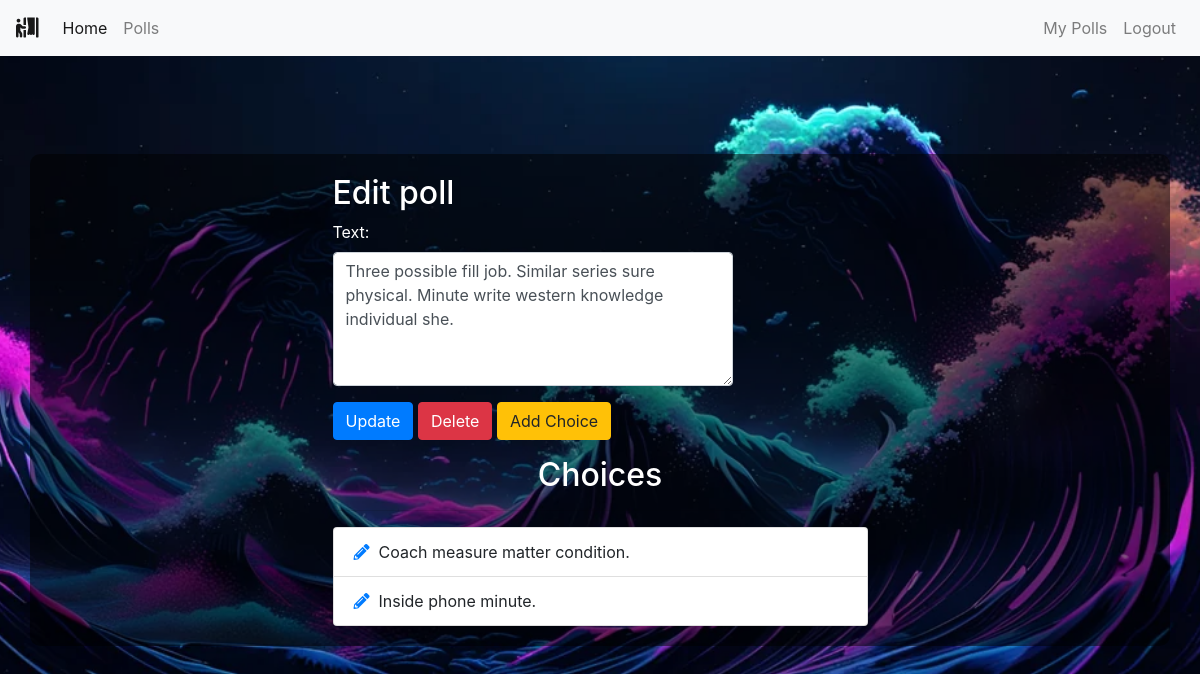
Page /polls/edit/1/ (signed in) on the committed database.
### polls/models.py (models this page shows, shortened)
class Poll(models.Model):
    owner = models.ForeignKey(User, on_delete=models.CASCADE)
    text = models.TextField()
    pub_date = models.DateTimeField(default=timezone.now)
    active = models.BooleanField(default=True)
    created_at = models.DateTimeField(auto_now_add=True)

class Choice(models.Model):
    poll = models.ForeignKey(Poll, on_delete=models.CASCADE)
    choice_text = models.CharField(max_length=255)
    created_at = models.DateTimeField(auto_now_add=True)
    updated_at = models.DateTimeField(auto_now=True)

### polls/views.py (the view)
# urls.py: path('edit/<int:poll_id>/', views.polls_edit, name='edit'),
@login_required
def polls_edit(request, poll_id):
    poll = get_object_or_404(Poll, pk=poll_id)
    if request.user != poll.owner:
        return redirect('home')
    if request.method == 'POST':
        form = EditPollForm(request.POST, instance=poll)
        if form.is_valid:
            form.save()
            messages.success(request, "Poll Updated successfully.",
                             extra_tags='alert alert-success alert-dismissible fade show')
            return redirect("polls:list")
    else:
        form = EditPollForm(instance=poll)
    return render(request, "polls/poll_edit.html", {'form': form, 'poll': poll})

### polls/forms.py
class EditPollForm(forms.ModelForm):
    class Meta:
        model = Poll
        fields = ['text', ]
        widgets = {
            'text': forms.Textarea(attrs={'class': 'form-control', 'rows': 5, 'cols': 20}),
        }

### polls/templates/polls/poll_edit.html (shortened to what this page needs)
{% extends 'base.html' %}
{% load static %}
{% block custom_css %}
<link rel="stylesheet" href="{% static 'css/styles1.css' %}">
{% endblock custom_css %}
{% block content %}
<div class="container">
    <div class="row center">
        <div class="col-md-6 offset-md-3">
            <h2>Edit poll</h2>
            <form action="" method="POST">
                {% for field in form %}
                <div class="form-group">
                    {{ field.label_tag }}
                    {{ field }}
                </div>
                {% endfor %}
                <button type="submit" class="btn btn-primary">Update</button>
                <a class="btn btn-danger" href="{% url 'polls:delete_poll' poll.id %}" role="button" onclick="return confirm('Are you sure?')">Delete</a>
                <a class="btn btn-warning" href="{% url 'polls:add_choice' poll.id %}" role="button">Add Choice</a>
            </form>
            <div class="choices">
                <h2 class="text-center mt-3">Choices</h2>
                <hr>
                <ul class="list-group">
                    {% for choice in poll.choice_set.all %}
                    <li class="list-group-item"><a href="{% url 'polls:choice_edit' choice.id %}"><i class="fas fa-pencil-alt"></i></a>&nbsp
                        {{ choice.choice_text }}</li>
                    {% endfor %}
                </ul>
            </div>
        </div>
    </div>
</div>
{% endblock %}

### static/css/styles1.css (style rules this page uses)
html, body { height: 100%; margin: 0; padding: 0; }
body { background-image: url('1.jpg'); background-size: cover; background-position: center; display: flex; justify-content: center; align-items: center; }
form { width: 100%; max-width: 400px; }
h2, label, h1, h3 { color: white; }
.container { background-color: rgba(0, 0, 0, 0.5); padding: 20px; border-radius: 10px; }

### rows in the picture
Poll: form "Three possible fill job. Similar series sure physical. Minute write western knowledge individual she."
Choice: choice_text "Coach measure matter condition."
Choice: choice_text "Inside phone minute."

### other values in the picture
{{ field.label_tag }} "Text:"
